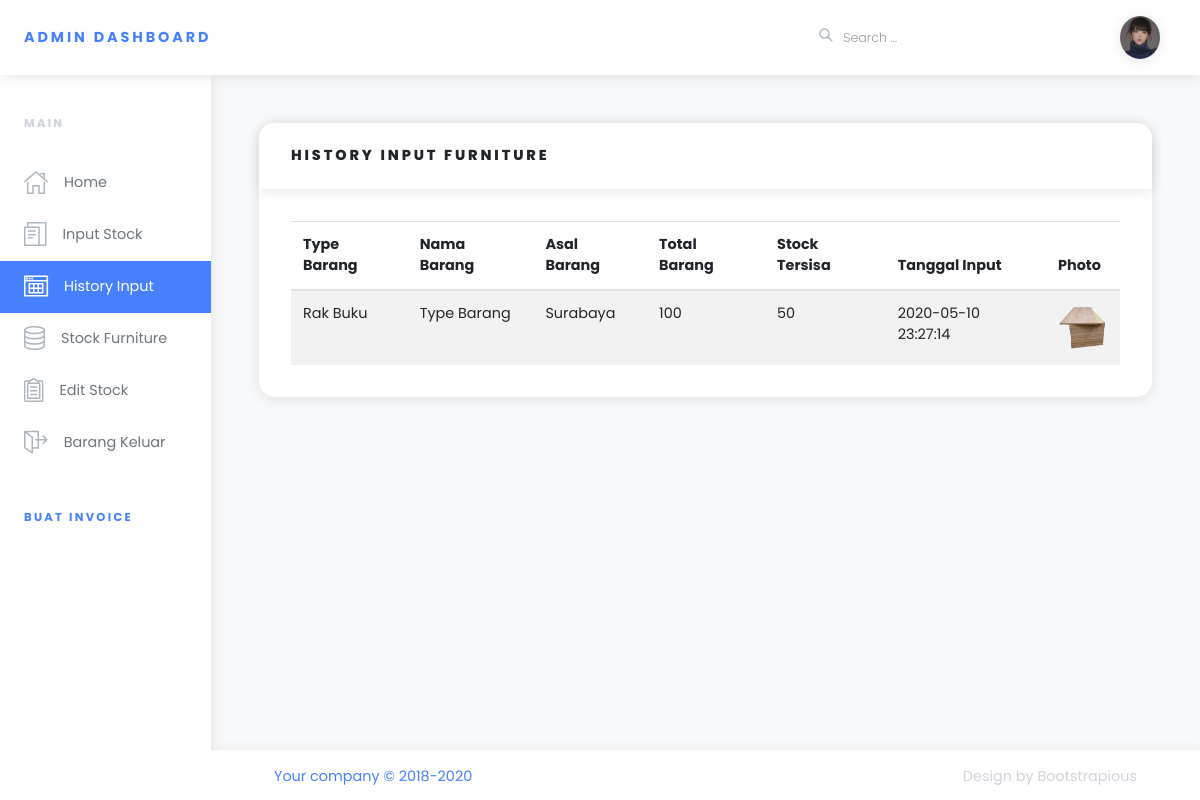
/index.php/core/history, run on an earlier commit of the app's database.
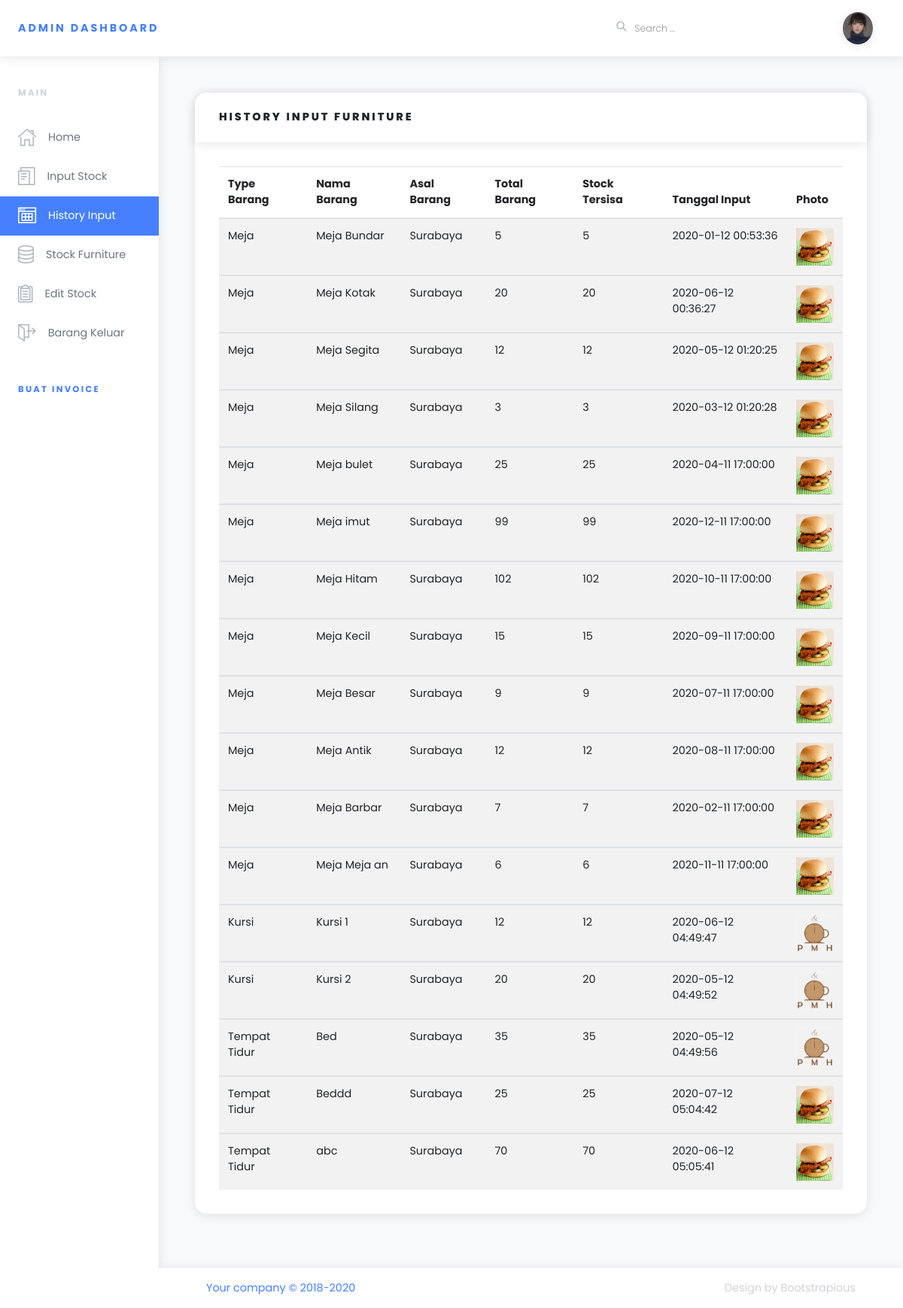
And on a later commit of the database.
### tables this page shows
CREATE TABLE `stockbarang` (
  `id` int(6) UNSIGNED NOT NULL,
  `tipeBarang` varchar(30) NOT NULL,
  `namaBarang` varchar(30) NOT NULL,
  `asalBarang` varchar(50) NOT NULL,
  `jumlahBarang` int(50) NOT NULL,
  `stock` int(11) NOT NULL,
  `tanggalInput` timestamp NOT NULL DEFAULT current_timestamp() ON UPDATE current_timestamp(),
  `uploadFoto` varchar(50) NOT NULL,
  `kodeBulan` varchar(25) NOT NULL
);

### application/controllers/core.php (called while the page is built, shortened)
<?php
class core extends CI_Controller {
	  function __construct() {
	      $this->load->helper('url');
	      $this->load->model('main');
	      $this->load->model('grafikBarang/januari');
	      $this->load->model('grafikBarang/februari');
	      $this->load->model('grafikBarang/maret');
	      $this->load->model('grafikBarang/april');
	      $this->load->model('grafikBarang/mei');
	      $this->load->model('grafikBarang/juni');
	      $this->load->model('grafikBarang/juli');
	      $this->load->model('grafikBarang/agustus');
	      $this->load->model('grafikBarang/september');
	      $this->load->model('grafikBarang/oktober');
	      $this->load->model('grafikBarang/november');
	      $this->load->model('grafikBarang/desember');
	  }
	public function history()
	{
		$view['data'] = $this->main->ambil_data()->result();
		$data = array(
			'title' => "Stock Items"
		);
		$this->load->view('templates/header.php', $data);
		$this->load->view('templates/sidebar.php');
		$this->load->view('dashboard/history.php',$view);
		$this->load->view('templates/footer.php');
	}
}

### index.php (called while the page is built, shortened)
<?php
require_once BASEPATH.'core/CodeIgniter.php';

### application/models/main.php (called while the page is built, shortened)
<?php
class main extends CI_Model {
    function ambil_data() {
        return $this->db->get('stockbarang');
    }
}

### application/views/dashboard/history.php (the view)
  <div class="page-holder w-100 d-flex flex-wrap">
    <div class="container-fluid px-xl-5">
      <section class="py-5">
        <div class="row">
          <div class="col-lg-12 mb-4">
            <div class="card">
              <div class="card-header">
                <h6 class="text-uppercase mb-0">History Input Furniture</h6>
              </div>
              <div class="card-body">
                <table class="table table-striped table-hover card-text">
                  <thead align="text-center">
                    <tr>
                      <th>Type Barang</th>
                      <th>Nama Barang</th>
                      <th>Asal Barang</th>
                      <th>Total Barang</th>
                      <th>Stock Tersisa</th>
                      <th>Tanggal Input</th>
                      <th>Photo</th>
                    </tr>
                    <?php foreach($data as $u){ ?>
                  </thead>
                  <tbody>
                    <tr>
                      <td><?php echo $u->tipeBarang ?></td>
                      <td><?php echo $u->namaBarang ?></td>
                      <td><?php echo $u->asalBarang ?></td>
                      <td><?php echo $u->jumlahBarang ?></td>
                      <td><?php echo $u->stock ?></td>
                      <td><?php echo $u->tanggalInput ?></td>
                      <td><img src="<?php echo base_url('uploads/'.$u->uploadFoto.'');?>" height="50px" width="50px"></td>
                    </tr>
                 </tbody>
                 <?php } ?>
                </table>
              </div>
            </div>
          </div>
        </div>
      </section>
    </div>
    <footer class="footer bg-white shadow align-self-end py-3 px-xl-5 w-100">
      <div class="container-fluid">
        <div class="row">
          <div class="col-md-6 text-center text-md-left text-primary">
            <p class="mb-2 mb-md-0">Your company &copy; 2018-2020</p>
          </div>
          <div class="col-md-6 text-center text-md-right text-gray-400">
            <p class="mb-0">Design by <a href="https://bootstrapious.com/admin-templates" class="external text-gray-400">Bootstrapious</a></p>
          </div>
        </div>
      </div>
    </footer>
  </div>
</div>

What changed in the data, as far as the page shows it:
removed stockbarang: tipeBarang "Rak Buku", namaBarang "Type Barang", asalBarang "Surabaya", jumlahBarang "100", stock "50", tanggalInput "2020-05-10 23:27:14", uploadFoto (picture)
added stockbarang: tipeBarang "Meja", namaBarang "Meja Bundar", asalBarang "Surabaya", jumlahBarang "5", stock "5", tanggalInput "2020-01-12 00:53:36", uploadFoto (picture)
added stockbarang: tipeBarang "Meja", namaBarang "Meja Kotak", asalBarang "Surabaya", jumlahBarang "20", stock "20", tanggalInput "2020-06-12 00:36:27", uploadFoto (picture)
added stockbarang: tipeBarang "Meja", namaBarang "Meja Segita", asalBarang "Surabaya", jumlahBarang "12", stock "12", tanggalInput "2020-05-12 01:20:25", uploadFoto (picture)
added stockbarang: tipeBarang "Meja", namaBarang "Meja Silang", asalBarang "Surabaya", jumlahBarang "3", stock "3", tanggalInput "2020-03-12 01:20:28", uploadFoto (picture)
added stockbarang: tipeBarang "Meja", namaBarang "Meja bulet", asalBarang "Surabaya", jumlahBarang "25", stock "25", tanggalInput "2020-04-11 17:00:00", uploadFoto (picture)
added stockbarang: tipeBarang "Meja", namaBarang "Meja imut", asalBarang "Surabaya", jumlahBarang "99", stock "99", tanggalInput "2020-12-11 17:00:00", uploadFoto (picture)
added stockbarang: tipeBarang "Meja", namaBarang "Meja Hitam", asalBarang "Surabaya", jumlahBarang "102", stock "102", tanggalInput "2020-10-11 17:00:00", uploadFoto (picture)
added stockbarang: tipeBarang "Meja", namaBarang "Meja Kecil", asalBarang "Surabaya", jumlahBarang "15", stock "15", tanggalInput "2020-09-11 17:00:00", uploadFoto (picture)
added stockbarang: tipeBarang "Meja", namaBarang "Meja Besar", asalBarang "Surabaya", jumlahBarang "9", stock "9", tanggalInput "2020-07-11 17:00:00", uploadFoto (picture)
added stockbarang: tipeBarang "Meja", namaBarang "Meja Antik", asalBarang "Surabaya", jumlahBarang "12", stock "12", tanggalInput "2020-08-11 17:00:00", uploadFoto (picture)
added stockbarang: tipeBarang "Meja", namaBarang "Meja Barbar", asalBarang "Surabaya", jumlahBarang "7", stock "7", tanggalInput "2020-02-11 17:00:00", uploadFoto (picture)
added stockbarang: tipeBarang "Meja", namaBarang "Meja Meja an", asalBarang "Surabaya", jumlahBarang "6", stock "6", tanggalInput "2020-11-11 17:00:00", uploadFoto (picture)
added stockbarang: tipeBarang "Kursi", namaBarang "Kursi 1", asalBarang "Surabaya", jumlahBarang "12", stock "12", tanggalInput "2020-06-12 04:49:47", uploadFoto (picture)
added stockbarang: tipeBarang "Kursi", namaBarang "Kursi 2", asalBarang "Surabaya", jumlahBarang "20", stock "20", tanggalInput "2020-05-12 04:49:52", uploadFoto (picture)
added stockbarang: tipeBarang "Tempat Tidur", namaBarang "Bed", asalBarang "Surabaya", jumlahBarang "35", stock "35", tanggalInput "2020-05-12 04:49:56", uploadFoto (picture)
added stockbarang: tipeBarang "Tempat Tidur", namaBarang "Beddd", asalBarang "Surabaya", jumlahBarang "25", stock "25", tanggalInput "2020-07-12 05:04:42", uploadFoto (picture)
added stockbarang: tipeBarang "Tempat Tidur", namaBarang "abc", asalBarang "Surabaya", jumlahBarang "70", stock "70", tanggalInput "2020-06-12 05:05:41", uploadFoto (picture)
